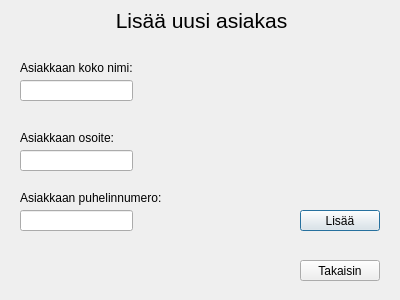
<?xml version="1.0" encoding="UTF-8"?>
<ui version="4.0">
 <class>Lisaa_Uusi_Asiakas</class>
 <widget class="QDialog" name="Lisaa_Uusi_Asiakas">
  <property name="geometry">
   <rect>
    <x>0</x>
    <y>0</y>
    <width>400</width>
    <height>300</height>
   </rect>
  </property>
  <property name="windowTitle">
   <string>Dialog</string>
  </property>
  <widget class="QLineEdit" name="leNimi">
   <property name="geometry">
    <rect>
     <x>20</x>
     <y>80</y>
     <width>113</width>
     <height>21</height>
    </rect>
   </property>
  </widget>
  <widget class="QLineEdit" name="leOsoite">
   <property name="geometry">
    <rect>
     <x>20</x>
     <y>150</y>
     <width>113</width>
     <height>21</height>
    </rect>
   </property>
  </widget>
  <widget class="QLineEdit" name="lePuh">
   <property name="geometry">
    <rect>
     <x>20</x>
     <y>210</y>
     <width>113</width>
     <height>21</height>
    </rect>
   </property>
  </widget>
  <widget class="QLabel" name="label">
   <property name="geometry">
    <rect>
     <x>26</x>
     <y>10</y>
     <width>351</width>
     <height>20</height>
    </rect>
   </property>
   <property name="font">
    <font>
     <pointsize>16</pointsize>
    </font>
   </property>
   <property name="text">
    <string>Lisää uusi asiakas</string>
   </property>
   <property name="alignment">
    <set>Qt::AlignCenter</set>
   </property>
  </widget>
  <widget class="QLabel" name="label_2">
   <property name="geometry">
    <rect>
     <x>20</x>
     <y>60</y>
     <width>121</width>
     <height>16</height>
    </rect>
   </property>
   <property name="text">
    <string>Asiakkaan koko nimi:</string>
   </property>
  </widget>
  <widget class="QLabel" name="label_3">
   <property name="geometry">
    <rect>
     <x>20</x>
     <y>130</y>
     <width>121</width>
     <height>16</height>
    </rect>
   </property>
   <property name="text">
    <string>Asiakkaan osoite:</string>
   </property>
  </widget>
  <widget class="QLabel" name="label_4">
   <property name="geometry">
    <rect>
     <x>20</x>
     <y>190</y>
     <width>141</width>
     <height>16</height>
    </rect>
   </property>
   <property name="text">
    <string>Asiakkaan puhelinnumero:</string>
   </property>
  </widget>
  <widget class="QPushButton" name="btnLisaa">
   <property name="geometry">
    <rect>
     <x>300</x>
     <y>210</y>
     <width>80</width>
     <height>21</height>
    </rect>
   </property>
   <property name="text">
    <string>Lisää</string>
   </property>
  </widget>
  <widget class="QPushButton" name="btnTakaisin">
   <property name="geometry">
    <rect>
     <x>300</x>
     <y>260</y>
     <width>80</width>
     <height>21</height>
    </rect>
   </property>
   <property name="text">
    <string>Takaisin</string>
   </property>
  </widget>
  <widget class="QLabel" name="labelInfo">
   <property name="geometry">
    <rect>
     <x>200</x>
     <y>150</y>
     <width>171</width>
     <height>51</height>
    </rect>
   </property>
   <property name="font">
    <font>
     <pointsize>8</pointsize>
    </font>
   </property>
   <property name="toolTipDuration">
    <number>0</number>
   </property>
   <property name="text">
    <string/>
   </property>
   <property name="textFormat">
    <enum>Qt::PlainText</enum>
   </property>
   <property name="alignment">
    <set>Qt::AlignRight|Qt::AlignTrailing|Qt::AlignVCenter</set>
   </property>
   <property name="wordWrap">
    <bool>true</bool>
   </property>
  </widget>
 </widget>
 <resources/>
 <connections/>
</ui>
